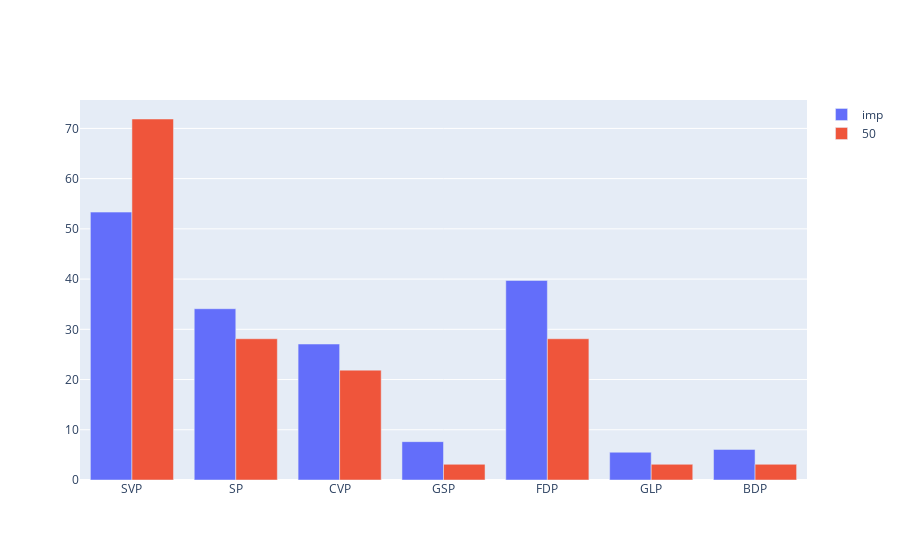

Notebook cell for this chart:
### Code cell
def groupedBar_Dict(dicts, names, log=False):
    data = []
    
    for k, d in enumerate(dicts):
        l = []
        for i in d:
            l.append(d[i] * 100)
        
        #for i,item in enumerate(l):
         #   l[i] /= sum(l)
        #norm(l)
        data.append(go.Bar(name=names[k], x=list(d.keys()), y=l))#, marker_color=plot.faction_color))

    fig = go.Figure(data=data)
    # Change the bar mode
    if log:
        fig.update_layout(barmode='group', yaxis_type='log')
    else:
        fig.update_layout(barmode='group')
    fig.show()
    
groupedBar_Dict([impVotingPower1(factions), vp.PBI_votingPower(factions_count_50)], ['imp','50'])

### Figure 1 — Plotly figure (JSON) as saved in the notebook; plotly's stock layout.template omitted (floating-point values rounded to 4 significant figures)
{"data": [{"name": "imp", "type": "bar", "x": ["SVP", "SP", "CVP", "GSP", "FDP", "GLP", "BDP"], "y": [53.34, 34.1, 27.07, 7.635, 39.72, 5.531, 6.09]}, {"name": "50", "type": "bar", "x": ["SVP", "SP", "FDP", "CVP", "GSP", "BDP", "GLP"], "y": [71.88, 28.12, 28.12, 21.88, 3.125, 3.125, 3.125]}], "layout": {"barmode": "group"}}
